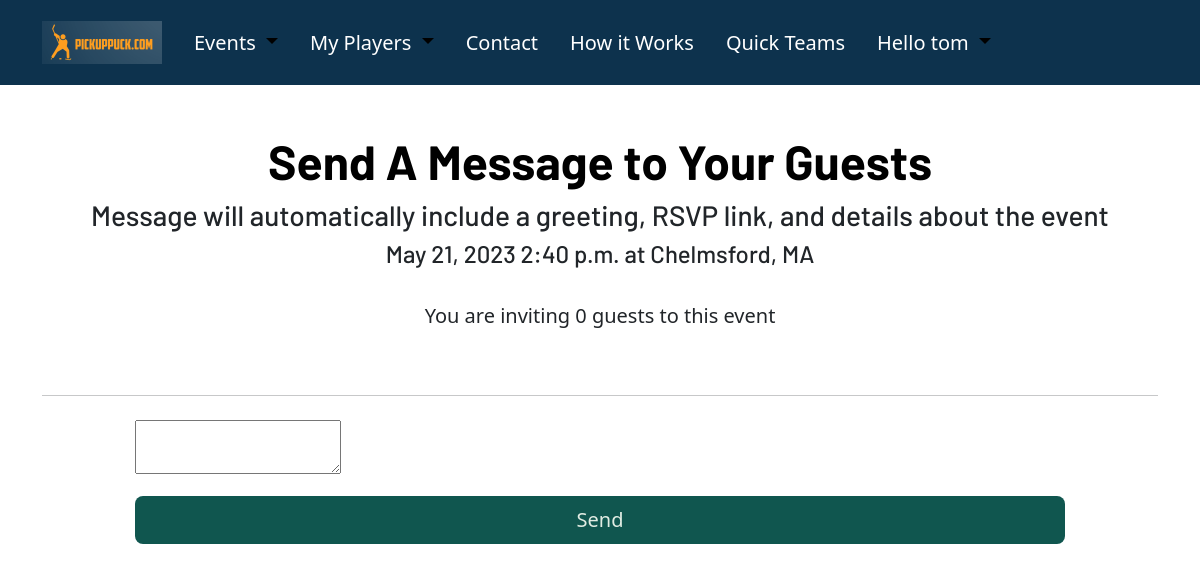
The app's page /organize/finalize-invites/8 (signed in), older data.
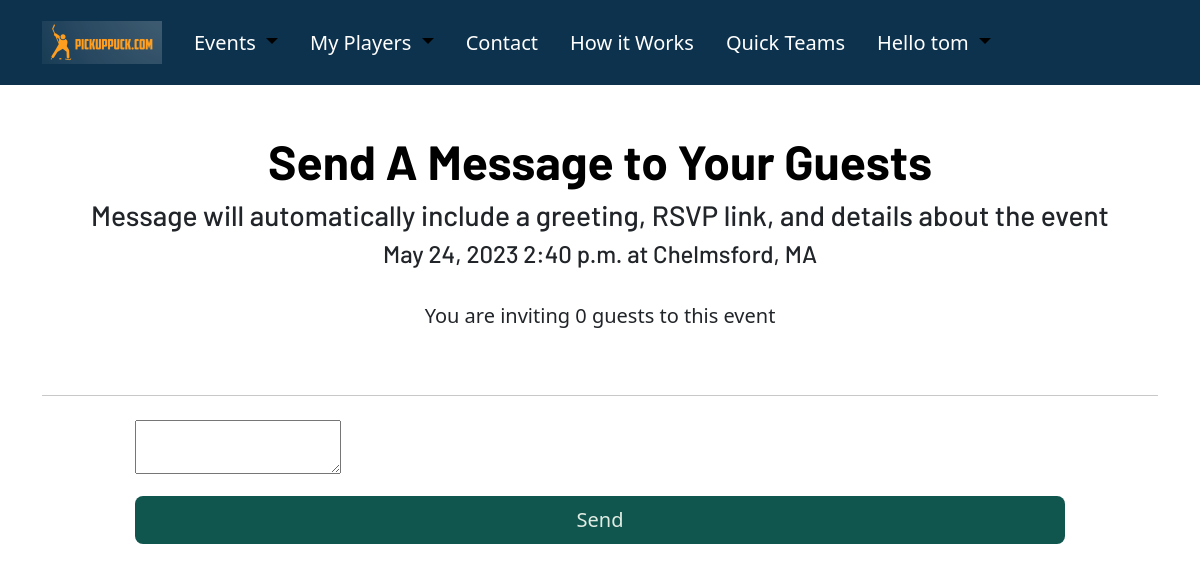
The same page, newer data.
### OrgDash/models.py (models this page shows, shortened)
class Skate(models.Model):
    host = models.ForeignKey(User, on_delete= models.CASCADE, default= 1)
    date = models.DateField(auto_now = False, default= None)
    time = models.TimeField(auto_now=False, default= None)
    location = models.CharField(max_length=200)
    price = models.IntegerField()
    max_players = models.IntegerField(default=0)
    max_goalies = models.IntegerField(default=2)
    recurring_event = models.BooleanField(default= False)
    player_full = models.BooleanField(default=False)
    goalie_full = models.BooleanField(default=False)
    player_guests = models.ManyToManyField('Player', related_name= 'player_guests')
    goalie_guests = models.ManyToManyField('Player', related_name= 'goalie_guests')
    STATUS_CHOICES = [
        (7,'Every Week'),
        (14,'Every Two Weeks'),
    ]
    frequency = models.IntegerField(choices=STATUS_CHOICES, default= 7, blank= True)
    send_invite_days_before = models.IntegerField(default= 3, blank= True)
    finalize_event_hours_before = models.IntegerField(default=1, blank= True)
    group_to_invite = models.ForeignKey('PlayerGroup', on_delete= models.CASCADE, blank= True, null=True)
    already_duplicated = models.BooleanField(default= False)
    auto_invites_sent = models.BooleanField(default=False)
    auto_rosters_sent = models.BooleanField(default= False)

### OrgDash/views.py (the view)
# urls.py: path('finalize-invites/<int:pk>', views.FinalizeInvites, name = 'finalize_invites'),
@login_required
def FinalizeInvites(request, pk):
    active_event = Skate.objects.get(pk=pk)
    invite_list_obj = InviteList.objects.get(event=active_event)
    invite_list = invite_list_obj.guests.all()
    num_of_guests = len(invite_list)
    player_emails = [player.email for player in invite_list]
    current_event = invite_list_obj.event
    if request.method == 'POST':
        message_field = request.POST['tinymce_email_invite']
        invite_list_obj.create_invites()
        subject = "Invitation to " + str(current_event.host) + "'s event at " + current_event.location
        recipient_list = player_emails
        for guest in invite_list:
            invite = Invitation.objects.get(Q(event=active_event) & Q (guest=guest))
            link = 'http://www.pickuppuck.com/organize/manage-invites/respond/' + str(invite.pk)
            context = {'message': message_field, 'event': current_event, 'guest':guest, 'link':link}
            html_message = render_to_string('OrgDash/emails/invitation_email.html', context)
            send_mail(subject, 'message', active_event.host.email, [guest.email] , html_message=html_message)
        if len(recipient_list) == 1:
            confirm_message = str(len(recipient_list)) + ' Invitation Sent'
        else:
            confirm_message = str(len(recipient_list)) + ' Invitations Sent'
        messages.success(request, confirm_message )
        active_event.auto_invites_sent = True
        active_event.save()
        return redirect(reverse('OrgDash:event_detail' ,args=[invite_list_obj.event.pk]))
    else:
        return render(request, 'OrgDash/Invites/finalize_invites.html', {'inv_obj': invite_list_obj, 'invite_list':invite_list, 'num_of_guests': num_of_guests, 'event':active_event})

### OrgDash/templates/OrgDash/Invites/finalize_invites.html (shortened to what this page needs)
{% extends 'base.html' %}
{% block body_block %}
{% load static %}
<div class="container">
    <div class="container p-4" id="featured-3">
      <div class="p-4 text-center">
        <h1 class="display-5 fw-bold text-body-emphasis">Send A Message to Your Guests</h1>
        <h3>Message will automatically include a greeting, RSVP link, and details about the event</h3>
        <h4>{{event.date}} {{event.time}} at {{event.location}}</h4>
      </div>
      <div class="col-lg-6 mx-auto">
        <p class="lead mb-4 text-center">You are inviting {{num_of_guests}} guests to this event</p>
      </div>
  </div>
  <hr>
    <div class="d-flex justify-content-center">
      <div class="col-md-10 py-2">
        <form method="POST">
          <!DOCTYPE html>
          <html>
          <head>
          </head>
          <body>
          <textarea id="textarea" name="tinymce_email_invite">
          </textarea>
          <div class="py-3 mx-auto">
            <input class="btn btn-green btn-lg w-100" type="submit" value="Send">
          </div>
        </form>
      </div>
    </div>
  </div>
</body>
</html>
{% endblock %}

Row changes from the older to the newer data that the page shows:
changed Skate "Chelmsford, MA": date "May 21, 2023" → "May 24, 2023"
